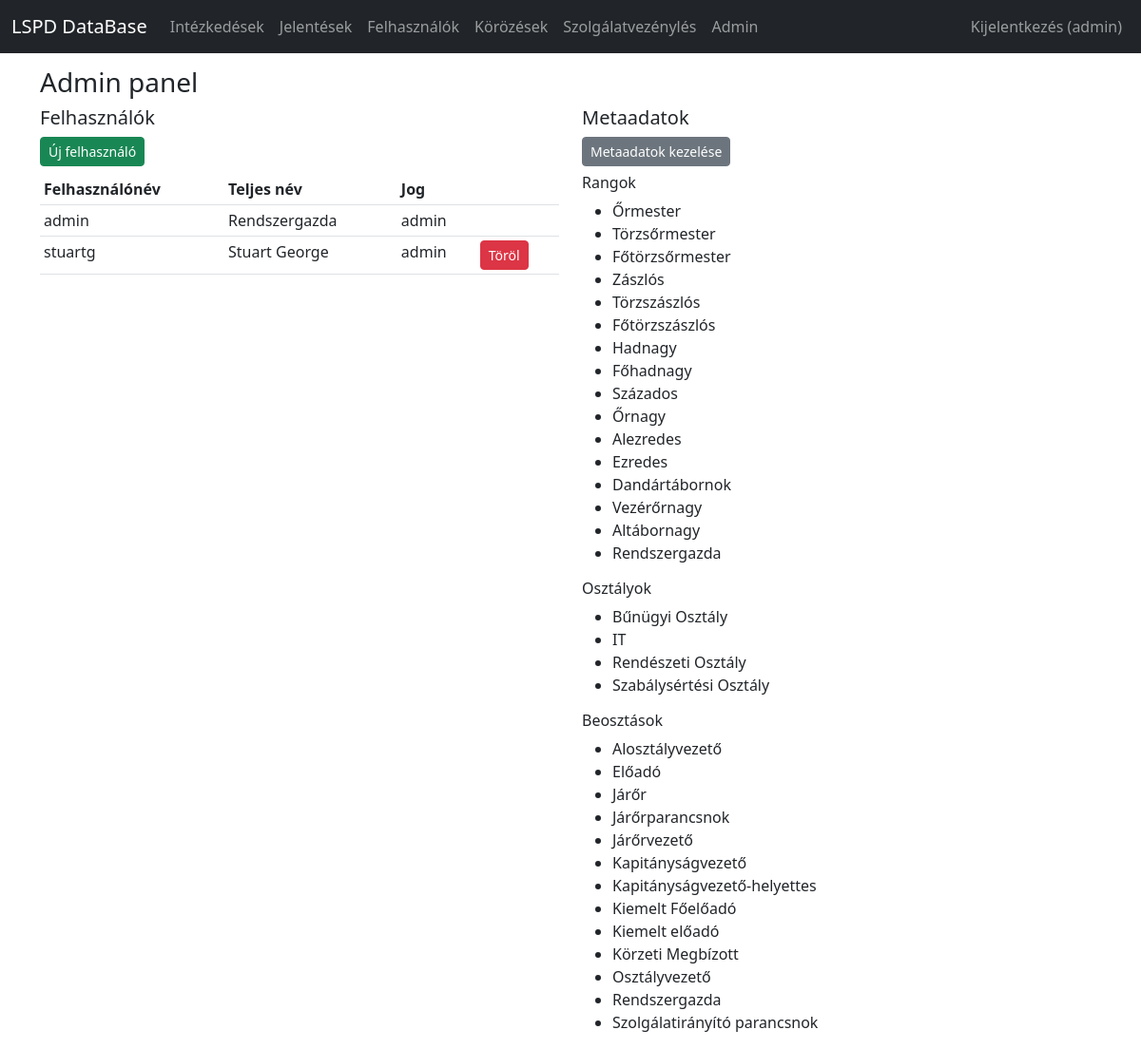
The page /admin (signed in) on the database its author committed.
### rendor_jelentes_app.py (models this page shows, shortened)
class User(db.Model, UserMixin):
    id = db.Column(db.Integer, primary_key=True)
    username = db.Column(db.String(80), unique=True, nullable=False)
    full_name = db.Column(db.String(120))
    password_hash = db.Column(db.String(200), nullable=False)
    role = db.Column(db.Enum(RoleEnum), default=RoleEnum.OFFICER, nullable=False)
    rank_id = db.Column(db.Integer, db.ForeignKey('rank.id'), nullable=True)
    rank = db.relationship('Rank')
    position_id = db.Column(db.Integer, db.ForeignKey('position.id'), nullable=True)
    position = db.relationship('Position')
    department_id = db.Column(db.Integer, db.ForeignKey('department.id'), nullable=True)
    department = db.relationship('Department')
    subdepartment_id = db.Column(db.Integer, db.ForeignKey('sub_department.id'), nullable=True)
    subdepartment = db.relationship('SubDepartment')
    email = db.Column(db.String(120))
    created_at = db.Column(db.DateTime, default=datetime.utcnow)
    def is_admin(self):
        return self.role == RoleEnum.ADMIN

class Rank(db.Model):
    id = db.Column(db.Integer, primary_key=True)
    name = db.Column(db.String(120), unique=True, nullable=False)

class Department(db.Model):
    id = db.Column(db.Integer, primary_key=True)
    name = db.Column(db.String(200), unique=True, nullable=False)
    subdepartments = db.relationship('SubDepartment', back_populates='department', cascade='all,delete-orphan')

class Position(db.Model):
    id = db.Column(db.Integer, primary_key=True)
    name = db.Column(db.String(120), nullable=False, unique=True)

### rendor_jelentes_app.py (the view)
@app.route('/admin')
@login_required
def admin_index():
    if not current_user.is_admin():
        flash('Csak admin férhet hozzá.', 'danger')
        return redirect(url_for('index'))
    users = User.query.order_by(User.username).all()
    ranks = Rank.query.order_by(Rank.id).all()
    departments = Department.query.order_by(Department.name).all()
    positions = Position.query.order_by(Position.name).all()
    return render_template('admin_index.html', users=users, ranks=ranks, departments=departments, positions=positions)

### rendor_jelentes_app.py (called while the page is built)
@login_manager.user_loader
def load_user(user_id):
    return User.query.get(int(user_id))

### templates/admin_index.html
{% extends 'base.html' %}
{% block content %}
<h3>Admin panel</h3>
<div class="row">
  <div class="col-md-6">
    <h5>Felhasználók</h5>
    <a class="btn btn-sm btn-success mb-2" href="{{ url_for('admin_user_new') }}">Új felhasználó</a>
    <table class="table table-sm">
      <thead><tr><th>Felhasználónév</th><th>Teljes név</th><th>Jog</th><th></th></tr></thead>
      <tbody>
        {% for u in users %}
          <tr>
            <td>{{ u.username }}</td>
            <td>{{ u.full_name or '' }}</td>
            <td>{{ u.role.value }}</td>
            <td>
              {% if u.username!='admin' %}
                <a class="btn btn-sm btn-danger" href="{{ url_for('admin_user_delete', user_id=u.id) }}" onclick="return confirm('Töröl?')">Töröl</a>
              {% endif %}
            </td>
          </tr>
        {% endfor %}
      </tbody>
    </table>
  </div>
  <div class="col-md-6">
    <h5>Metaadatok</h5>
    <a class="btn btn-sm btn-secondary mb-2" href="{{ url_for('admin_meta') }}">Metaadatok kezelése</a>
    <h6>Rangok</h6>
    <ul>{% for r in ranks %}<li>{{ r.name }}</li>{% endfor %}</ul>
    <h6>Osztályok</h6>
    <ul>{% for d in departments %}<li>{{ d.name }}</li>{% endfor %}</ul>
    <h6>Beosztások</h6>
    <ul>{% for p in positions %}<li>{{ p.name }}</li>{% endfor %}</ul>
  </div>
</div>
{% endblock %}

### templates/base.html (shortened to what this page needs)
<!doctype html>
<html lang="hu">
<head>
  <link href="https://cdn.jsdelivr.net/npm/bootstrap@5.3.0/dist/css/bootstrap.min.css" rel="stylesheet">
</head>
<body>
<nav class="navbar navbar-expand-lg navbar-dark bg-dark fixed-top">
  <div class="container-fluid">
    <a class="navbar-brand" href="{{ url_for('index') }}">LSPD DataBase</a>
    <div class="collapse navbar-collapse">
      <ul class="navbar-nav me-auto">
        <li class="nav-item"><a class="nav-link" href="{{ url_for('actions') }}">Intézkedések</a></li>
        <li class="nav-item"><a class="nav-link" href="{{ url_for('reports') }}">Jelentések</a></li>
        <li class="nav-item"><a class="nav-link" href="{{ url_for('list_users') }}">Felhasználók</a></li>
        <li class="nav-item"><a class="nav-link" href="{{ url_for('wanted_list') }}">Körözések</a></li>
       <li class="nav-item">
    <a class="nav-link" href="{{ url_for('shifts_redirect') }}">Szolgálatvezénylés</a>
</li>
        {% if current_user.is_authenticated and current_user.is_admin() %}
          <li class="nav-item"><a class="nav-link" href="{{ url_for('admin_index') }}">Admin</a></li>
        {% endif %}
      </ul>
      <ul class="navbar-nav ms-auto">
        {% if current_user.is_authenticated %}
          <li class="nav-item"><a class="nav-link" href="{{ url_for('logout') }}">Kijelentkezés ({{ current_user.username }})</a></li>
        {% else %}
          <li class="nav-item"><a class="nav-link" href="{{ url_for('login') }}">Belépés</a></li>
        {% endif %}
      </ul>
    </div>
  </div>
</nav>
<div class="container">
  {% block content %}{% endblock %}
</div>
</body>
</html>

### templates/base.html (style rules this page uses)
body { padding-top:70px }

### rows shown on the page
User: username "admin", full_name "Rendszergazda", role.value "admin"
User: username "stuartg", full_name "Stuart George", role.value "admin"
Rank: name "Őrmester"
Rank: name "Törzsőrmester"
Rank: name "Főtörzsőrmester"
Rank: name "Zászlós"
Rank: name "Törzszászlós"
Rank: name "Főtörzszászlós"
Rank: name "Hadnagy"
Rank: name "Főhadnagy"
Rank: name "Százados"
Rank: name "Őrnagy"
Rank: name "Alezredes"
Rank: name "Ezredes"
Rank: name "Dandártábornok"
Rank: name "Vezérőrnagy"
Rank: name "Altábornagy"
Rank: name "Rendszergazda"
Department: name "Bűnügyi Osztály"
Department: name "IT"
Department: name "Rendészeti Osztály"
Department: name "Szabálysértési Osztály"
Position: name "Alosztályvezető"
Position: name "Előadó"
Position: name "Járőr"
Position: name "Járőrparancsnok"
Position: name "Járőrvezető"
Position: name "Kapitányságvezető"
Position: name "Kapitányságvezető-helyettes"
Position: name "Kiemelt Főelőadó"
Position: name "Kiemelt előadó"
Position: name "Körzeti Megbízott"
Position: name "Osztályvezető"
Position: name "Rendszergazda"
Position: name "Szolgálatirányító parancsnok"
